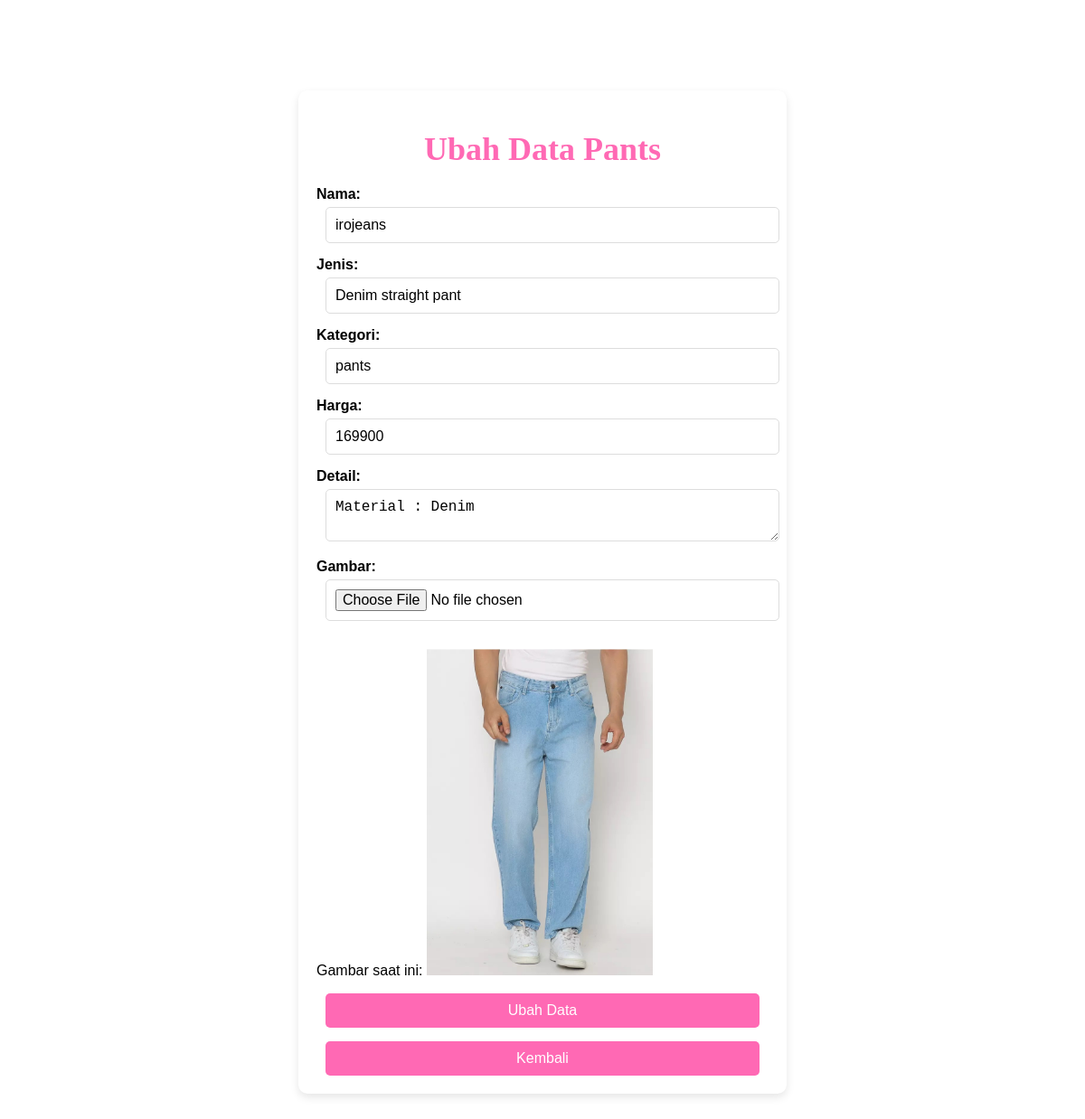
Screenshot of /ubah.php?id=3&tabel=pants (signed in) with the database file from the repository.
### tables this page shows
CREATE TABLE `pants` (
  `id` int(11) NOT NULL,
  `nama` varchar(100) NOT NULL,
  `jenis` varchar(100) NOT NULL,
  `kategori` varchar(100) NOT NULL,
  `harga` int(11) NOT NULL,
  `detail` varchar(200) NOT NULL,
  `gambar` varchar(100) NOT NULL
);

### function.php (called while the page is built, shortened)
<?php
$conn = mysqli_connect("localhost", "root", "", "barang");
function query($query) {
    global $conn;
    $result = mysqli_query($conn, $query);
    $rows = [];
    while ($row = mysqli_fetch_assoc($result)) {
        $rows [] = $row;
    }
    return $rows;
};
?>

### ubah.php (the view, shortened to what this page needs)
<?php
require 'function.php';
$id = $_GET["id"];
$tabel = $_GET["tabel"];
$barang = query("SELECT * FROM $tabel WHERE id = $id")[0];
?>
<!DOCTYPE html>
<html lang="en">
<head>
    <link rel="stylesheet" href="css/crud.css">
</head>
<body>
    <div class="container">
        <h1>Ubah Data <?= ucfirst($tabel); ?></h1>
        <form action="" method="post" enctype="multipart/form-data">
            <div class="form-group">
                <label for="nama">Nama:</label>
                <input type="text" name="nama" id="nama" value="<?= $barang['nama']; ?>" required>
            </div>
            <div class="form-group">
                <label for="jenis">Jenis:</label>
                <input type="text" name="jenis" id="jenis" value="<?= $barang['jenis']; ?>" required>
            </div>
            <div class="form-group">
                <label for="kategori">Kategori:</label>
                <input type="text" name="kategori" id="kategori" value="<?= $barang['kategori']; ?>" required>
            </div>
            <div class="form-group">
                <label for="harga">Harga:</label>
                <input type="number" name="harga" id="harga" value="<?= $barang['harga']; ?>" required>
            </div>
            <div class="form-group">
                <label for="detail">Detail:</label>
                <textarea name="detail" id="detail" required><?= $barang['detail']; ?></textarea>
            </div>
            <div class="form-group">
                <label for="gambar">Gambar:</label>
                <input type="file" name="gambar" id="gambar">
                <p>Gambar saat ini: <img src="img/<?= $barang['gambar']; ?>" width="250" alt="Gambar"></p>
            </div>
            <div class="form-group">
                <button type="submit" name="submit">Ubah Data</button>
                <a href="<?php echo htmlspecialchars($_SERVER['HTTP_REFERER']); ?>" class="btn-back">
                    <button type="button">Kembali</button>
                </a>
            </div>
        </form>
    </div>
</body>
</html>

### css/crud.css (style rules this page uses)
body { font-family: Arial, sans-serif; background-image: url("../img/backgroundlogin.jpg"); background-size: cover; margin: 0; padding: 0; }
.container { max-width: 500px; margin: 100px auto; padding: 20px; background-color: white; border-radius: 10px; box-shadow: 0 4px 10px rgba(0, 0, 0, 0.1); }
h1 { font-family: "Lobster", cursive; font-size: 36px; color: #ff69b4; text-align: center; margin-bottom: 20px; }
label { display: block; margin-bottom: 5px; font-weight: bold; }
input[type="text"], input[type="number"], textarea, input[type="file"] { width: calc(100% - 20px); padding: 10px; border: 1px solid #ddd; border-radius: 5px; font-size: 16px; margin-bottom: 15px; margin-left: 10px; margin-right: 10px; }
button { width: calc(100% - 20px); padding: 10px; background-color: #ff69b4; border: none; border-radius: 5px; color: white; font-size: 16px; cursor: pointer; transition: background-color 0.3s; margin-left: 10px; margin-right: 10px; }
a { text-decoration: none; color: #ff69b4; display: block; text-align: center; margin-top: 15px; }

### rows the page displays
pants: nama "irojeans", jenis "Denim straight pant", kategori "pants", harga "169900", detail "Material : Denim", gambar (picture)

### other values shown
$tabel "Pants"
